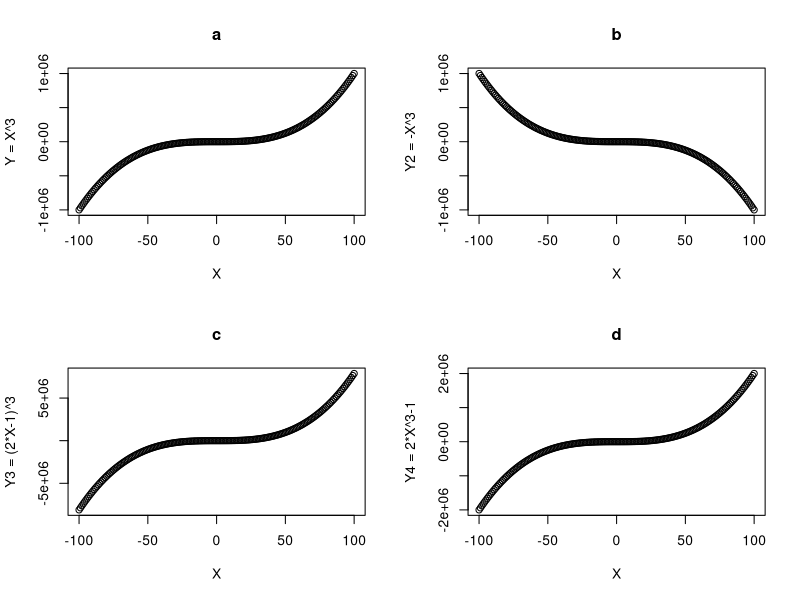

Write the R code that produced this figure.
X = seq(from=-100,to=100,by=1)
Y1 = X^3
Y2 = -X^3
Y3 = (2*X-1)^3
Y4 = 2*X^3-1

par(mfrow=c(2,2))
plot(X,Y1,xlab = "X",ylab = "Y = X^3",main = "a")
plot(X,Y2,xlab = "X",ylab = "Y2 = -X^3",main = "b")
plot(X,Y3,xlab = "X",ylab = "Y3 = (2*X-1)^3",main = "c")
plot(X,Y4,xlab = "X",ylab = "Y4 = 2*X^3-1",main = "d")
